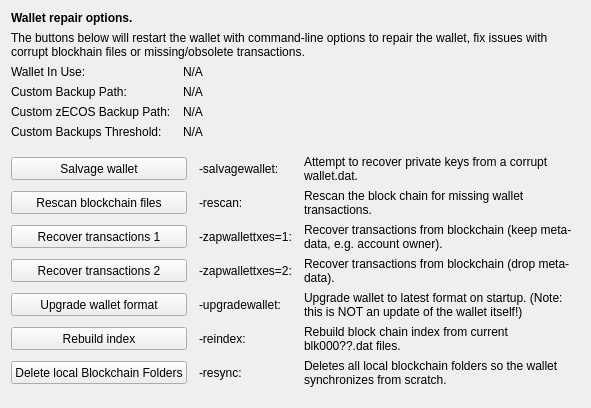
     <widget class="QWidget" name="tab_repair">
      <attribute name="title">
       <string>&amp;Wallet Repair</string>
      </attribute>
      <layout class="QGridLayout" name="gridLayout_4" columnstretch="0,0,0,0">
       <property name="horizontalSpacing">
        <number>12</number>
       </property>
       <item row="0" column="0" colspan="4">
        <widget class="QLabel" name="label_repair_header">
         <property name="font">
          <font>
           <weight>75</weight>
           <bold>true</bold>
          </font>
         </property>
         <property name="text">
          <string>Wallet repair options.</string>
         </property>
        </widget>
       </item>
       <item row="1" column="0" colspan="4">
        <widget class="QLabel" name="label_repair_helptext">
         <property name="font">
          <font>
           <weight>50</weight>
           <bold>false</bold>
          </font>
         </property>
         <property name="text">
          <string>The buttons below will restart the wallet with command-line options to repair the wallet, fix issues with corrupt blockhain files or missing/obsolete transactions.</string>
         </property>
         <property name="wordWrap">
          <bool>true</bool>
         </property>
        </widget>
       </item>
       <item row="2" column="0">
        <widget class="QLabel" name="wallet_path_label">
         <property name="text">
          <string>Wallet In Use:</string>
         </property>
        </widget>
       </item>
       <item row="2" column="1" colspan="3">
        <widget class="QLabel" name="wallet_path">
         <property name="cursor">
          <cursorShape>IBeamCursor</cursorShape>
         </property>
         <property name="text">
          <string>N/A</string>
         </property>
         <property name="textFormat">
          <enum>Qt::PlainText</enum>
         </property>
         <property name="textInteractionFlags">
          <set>Qt::LinksAccessibleByMouse|Qt::TextSelectableByKeyboard|Qt::TextSelectableByMouse</set>
         </property>
        </widget>
       </item>
       <item row="3" column="0">
        <widget class="QLabel" name="wallet_custombackuppath_label">
         <property name="visible">
          <bool>false</bool>
         </property>
         <property name="text">
          <string>Custom Backup Path:</string>
         </property>
        </widget>
       </item>
       <item row="3" column="1" colspan="3">
        <widget class="QLabel" name="wallet_custombackuppath">
         <property name="cursor">
          <cursorShape>IBeamCursor</cursorShape>
         </property>
         <property name="visible">
          <bool>false</bool>
         </property>
         <property name="text">
          <string>N/A</string>
         </property>
         <property name="textFormat">
          <enum>Qt::PlainText</enum>
         </property>
         <property name="textInteractionFlags">
          <set>Qt::LinksAccessibleByMouse|Qt::TextSelectableByKeyboard|Qt::TextSelectableByMouse</set>
         </property>
        </widget>
       </item>
       <item row="4" column="0">
        <widget class="QLabel" name="wallet_customzecosbackuppath_label">
         <property name="visible">
          <bool>false</bool>
         </property>
         <property name="text">
          <string>Custom zECOS Backup Path:</string>
         </property>
        </widget>
       </item>
       <item row="4" column="1" colspan="3">
        <widget class="QLabel" name="wallet_customzecosbackuppath">
         <property name="cursor">
          <cursorShape>IBeamCursor</cursorShape>
         </property>
         <property name="visible">
          <bool>false</bool>
         </property>
         <property name="text">
          <string>N/A</string>
         </property>
         <property name="textFormat">
          <enum>Qt::PlainText</enum>
         </property>
         <property name="textInteractionFlags">
          <set>Qt::LinksAccessibleByMouse|Qt::TextSelectableByKeyboard|Qt::TextSelectableByMouse</set>
         </property>
        </widget>
       </item>
       <item row="5" column="0">
        <widget class="QLabel" name="wallet_custombackupthreshold_label">
         <property name="visible">
          <bool>false</bool>
         </property>
         <property name="text">
          <string>Custom Backups Threshold:</string>
         </property>
        </widget>
       </item>
       <item row="5" column="1" colspan="3">
        <widget class="QLabel" name="wallet_custombackupthreshold">
         <property name="cursor">
          <cursorShape>IBeamCursor</cursorShape>
         </property>
         <property name="visible">
          <bool>false</bool>
         </property>
         <property name="text">
          <string>N/A</string>
         </property>
         <property name="textFormat">
          <enum>Qt::PlainText</enum>
         </property>
         <property name="textInteractionFlags">
          <set>Qt::LinksAccessibleByMouse|Qt::TextSelectableByKeyboard|Qt::TextSelectableByMouse</set>
         </property>
        </widget>
       </item>
       <item row="6" column="0">
        <spacer name="verticalSpacer_repair1">
         <property name="orientation">
          <enum>Qt::Vertical</enum>
         </property>
         <property name="sizeHint" stdset="0">
          <size>
           <width>10</width>
           <height>10</height>
          </size>
         </property>
        </spacer>
       </item>
       <item row="7" column="0" colspan="2">
        <widget class="QPushButton" name="btn_salvagewallet">
         <property name="minimumSize">
          <size>
           <width>100</width>
           <height>23</height>
          </size>
         </property>
         <property name="text">
          <string>Salvage wallet</string>
         </property>
        </widget>
       </item>
       <item row="7" column="2">
        <widget class="QLabel" name="label_repair_salvage_command">
         <property name="text">
          <string notr="true">-salvagewallet:</string>
         </property>
        </widget>
       </item>
       <item row="7" column="3">
        <widget class="QLabel" name="label_repair_salvage">
         <property name="text">
          <string>Attempt to recover private keys from a corrupt wallet.dat.</string>
         </property>
         <property name="wordWrap">
          <bool>true</bool>
         </property>
        </widget>
       </item>
       <item row="8" column="0" colspan="2">
        <widget class="QPushButton" name="btn_rescan">
         <property name="minimumSize">
          <size>
           <width>100</width>
           <height>23</height>
          </size>
         </property>
         <property name="text">
          <string>Rescan blockchain files</string>
         </property>
        </widget>
       </item>
       <item row="8" column="2">
        <widget class="QLabel" name="label_repair_rescan_command">
         <property name="text">
          <string notr="true">-rescan:</string>
         </property>
        </widget>
       </item>
       <item row="8" column="3">
        <widget class="QLabel" name="label_repair_rescan">
         <property name="text">
          <string>Rescan the block chain for missing wallet transactions.</string>
         </property>
         <property name="wordWrap">
          <bool>true</bool>
         </property>
        </widget>
       </item>
       <item row="9" column="0" colspan="2">
        <widget class="QPushButton" name="btn_zapwallettxes1">
         <property name="minimumSize">
          <size>
           <width>100</width>
           <height>23</height>
          </size>
         </property>
         <property name="text">
          <string>Recover transactions 1</string>
         </property>
        </widget>
       </item>
       <item row="9" column="2">
        <widget class="QLabel" name="label_repair_zap1_command">
         <property name="text">
          <string notr="true">-zapwallettxes=1:</string>
         </property>
        </widget>
       </item>
       <item row="9" column="3">
        <widget class="QLabel" name="label_repair_zap1">
         <property name="text">
          <string>Recover transactions from blockchain (keep meta-data, e.g. account owner).</string>
         </property>
         <property name="wordWrap">
          <bool>true</bool>
         </property>
        </widget>
       </item>
       <item row="10" column="0" colspan="2">
        <widget class="QPushButton" name="btn_zapwallettxes2">
         <property name="minimumSize">
          <size>
           <width>100</width>
           <height>23</height>
          </size>
         </property>
         <property name="text">
          <string>Recover transactions 2</string>
         </property>
        </widget>
       </item>
       <item row="10" column="2">
        <widget class="QLabel" name="label_repair_zap2_command">
         <property name="text">
          <string notr="true">-zapwallettxes=2:</string>
         </property>
        </widget>
       </item>
       <item row="10" column="3">
        <widget class="QLabel" name="label_repair_zap2">
         <property name="text">
          <string>Recover transactions from blockchain (drop meta-data).</string>
         </property>
         <property name="wordWrap">
          <bool>true</bool>
         </property>
        </widget>
       </item>
       <item row="11" column="0" colspan="2">
        <widget class="QPushButton" name="btn_upgradewallet">
         <property name="minimumSize">
          <size>
           <width>100</width>
           <height>23</height>
          </size>
         </property>
         <property name="text">
          <string>Upgrade wallet format</string>
         </property>
        </widget>
       </item>
       <item row="11" column="2">
        <widget class="QLabel" name="label_repair_upgrade_command">
         <property name="text">
          <string notr="true">-upgradewallet:</string>
         </property>
        </widget>
       </item>
       <item row="11" column="3">
        <widget class="QLabel" name="label_repair_upgrade">
         <property name="text">
          <string>Upgrade wallet to latest format on startup. (Note: this is NOT an update of the wallet itself!)</string>
         </property>
         <property name="wordWrap">
          <bool>true</bool>
         </property>
        </widget>
       </item>
       <item row="12" column="0" colspan="2">
        <widget class="QPushButton" name="btn_reindex">
         <property name="minimumSize">
          <size>
           <width>100</width>
           <height>23</height>
          </size>
         </property>
         <property name="text">
          <string>Rebuild index</string>
         </property>
        </widget>
       </item>
       <item row="12" column="2">
        <widget class="QLabel" name="label_repair_reindex_command">
         <property name="text">
          <string notr="true">-reindex:</string>
         </property>
        </widget>
       </item>
       <item row="12" column="3">
        <widget class="QLabel" name="label_repair_reindex">
         <property name="text">
          <string>Rebuild block chain index from current blk000??.dat files.</string>
         </property>
         <property name="wordWrap">
          <bool>true</bool>
         </property>
        </widget>
       </item>
       <item row="13" column="0" colspan="2">
        <widget class="QPushButton" name="btn_resync">
         <property name="minimumSize">
          <size>
           <width>100</width>
           <height>23</height>
          </size>
         </property>
         <property name="text">
          <string>Delete local Blockchain Folders</string>
         </property>
        </widget>
       </item>
       <item row="13" column="2">
        <widget class="QLabel" name="label_repair_resync_command">
         <property name="text">
          <string>-resync:</string>
         </property>
        </widget>
       </item>
       <item row="13" column="3">
        <widget class="QLabel" name="label_repair_resync">
         <property name="text">
          <string>Deletes all local blockchain folders so the wallet synchronizes from scratch.</string>
         </property>
         <property name="wordWrap">
          <bool>true</bool>
         </property>
        </widget>
       </item>
       <item row="14" column="0">
        <spacer name="verticalSpacer_repair2">
         <property name="orientation">
          <enum>Qt::Vertical</enum>
         </property>
         <property name="sizeHint" stdset="0">
          <size>
           <width>20</width>
           <height>10</height>
          </size>
         </property>
        </spacer>
       </item>
      </layout>
     </widget>
